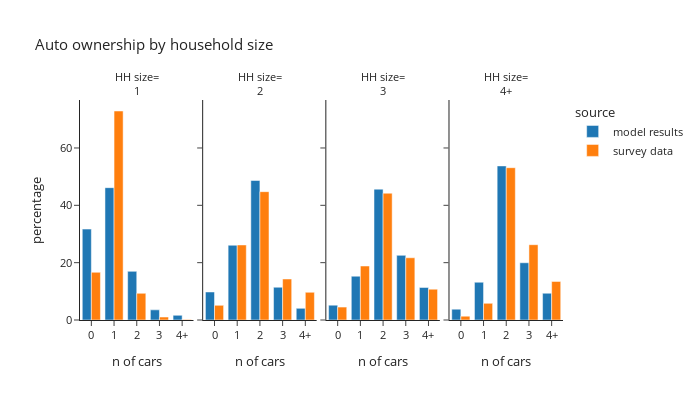

Notebook cell for this chart:
### Code cell
plot_auto(hh_data,'hhsize_simple','household size', 'HH size')

### Figure 1 — Plotly figure (JSON) as saved in the notebook; plotly's stock layout.template omitted (floating-point values rounded to 4 significant figures)
{"data": [{"alignmentgroup": "True", "hovertemplate": "source=model results<br>hhsize_simple=1<br>auto_ownership_simple=%{x}<br>percentage=%{y}<extra></extra>", "legendgroup": "model results", "marker": {"color": "#1F77B4", "pattern": {"shape": ""}}, "name": "model results", "offsetgroup": "model results", "orientation": "v", "showlegend": true, "textposition": "auto", "type": "bar", "x": ["0", "1", "2", "3", "4+"], "xaxis": "x", "y": [31.7, 46.15, 16.97, 3.54, 1.634], "yaxis": "y"}, {"alignmentgroup": "True", "hovertemplate": "source=model results<br>hhsize_simple=2<br>auto_ownership_simple=%{x}<br>percentage=%{y}<extra></extra>", "legendgroup": "model results", "marker": {"color": "#1F77B4", "pattern": {"shape": ""}}, "name": "model results", "offsetgroup": "model results", "orientation": "v", "showlegend": false, "textposition": "auto", "type": "bar", "x": ["0", "1", "2", "3", "4+"], "xaxis": "x2", "y": [9.778, 26.07, 48.66, 11.43, 4.057], "yaxis": "y2"}, {"alignmentgroup": "True", "hovertemplate": "source=model results<br>hhsize_simple=3<br>auto_ownership_simple=%{x}<br>percentage=%{y}<extra></extra>", "legendgroup": "model results", "marker": {"color": "#1F77B4", "pattern": {"shape": ""}}, "name": "model results", "offsetgroup": "model results", "orientation": "v", "showlegend": false, "textposition": "auto", "type": "bar", "x": ["0", "1", "2", "3", "4+"], "xaxis": "x3", "y": [5.183, 15.28, 45.64, 22.55, 11.35], "yaxis": "y3"}, {"alignmentgroup": "True", "hovertemplate": "source=model results<br>hhsize_simple=4+<br>auto_ownership_simple=%{x}<br>percentage=%{y}<extra></extra>", "legendgroup": "model results", "marker": {"color": "#1F77B4", "pattern": {"shape": ""}}, "name": "model results", "offsetgroup": "model results", "orientation": "v", "showlegend": false, "textposition": "auto", "type": "bar", "x": ["0", "1", "2", "3", "4+"], "xaxis": "x4", "y": [3.776, 13.18, 53.74, 19.97, 9.338], "yaxis": "y4"}, {"alignmentgroup": "True", "hovertemplate": "source=survey data<br>hhsize_simple=1<br>auto_ownership_simple=%{x}<br>percentage=%{y}<extra></extra>", "legendgroup": "survey data", "marker": {"color": "#FF7F0E", "pattern": {"shape": ""}}, "name": "survey data", "offsetgroup": "survey data", "orientation": "v", "showlegend": true, "textposition": "auto", "type": "bar", "x": ["0", "1", "2", "3", "4+"], "xaxis": "x", "y": [16.63, 72.9, 9.307, 1.027, 0.1358], "yaxis": "y"}, {"alignmentgroup": "True", "hovertemplate": "source=survey data<br>hhsize_simple=2<br>auto_ownership_simple=%{x}<br>percentage=%{y}<extra></extra>", "legendgroup": "survey data", "marker": {"color": "#FF7F0E", "pattern": {"shape": ""}}, "name": "survey data", "offsetgroup": "survey data", "orientation": "v", "showlegend": false, "textposition": "auto", "type": "bar", "x": ["0", "1", "2", "3", "4+"], "xaxis": "x2", "y": [5.103, 26.17, 44.76, 14.3, 9.657], "yaxis": "y2"}, {"alignmentgroup": "True", "hovertemplate": "source=survey data<br>hhsize_simple=3<br>auto_ownership_simple=%{x}<br>percentage=%{y}<extra></extra>", "legendgroup": "survey data", "marker": {"color": "#FF7F0E", "pattern": {"shape": ""}}, "name": "survey data", "offsetgroup": "survey data", "orientation": "v", "showlegend": false, "textposition": "auto", "type": "bar", "x": ["0", "1", "2", "3", "4+"], "xaxis": "x3", "y": [4.497, 18.83, 44.22, 21.7, 10.75], "yaxis": "y3"}, {"alignmentgroup": "True", "hovertemplate": "source=survey data<br>hhsize_simple=4+<br>auto_ownership_simple=%{x}<br>percentage=%{y}<extra></extra>", "legendgroup": "survey data", "marker": {"color": "#FF7F0E", "pattern": {"shape": ""}}, "name": "survey data", "offsetgroup": "survey data", "orientation": "v", "showlegend": false, "textposition": "auto", "type": "bar", "x": ["0", "1", "2", "3", "4+"], "xaxis": "x4", "y": [1.339, 5.811, 53.12, 26.27, 13.46], "yaxis": "y4"}], "layout": {"annotations": [{"font": {}, "showarrow": false, "text": "HH size=<br>1", "x": 0.1175, "xanchor": "center", "xref": "paper", "y": 1.0, "yanchor": "bottom", "yref": "paper"}, {"font": {}, "showarrow": false, "text": "HH size=<br>2", "x": 0.3725, "xanchor": "center", "xref": "paper", "y": 1.0, "yanchor": "bottom", "yref": "paper"}, {"font": {}, "showarrow": false, "text": "HH size=<br>3", "x": 0.6275, "xanchor": "center", "xref": "paper", "y": 1.0, "yanchor": "bottom", "yref": "paper"}, {"font": {}, "showarrow": false, "text": "HH size=<br>4+", "x": 0.8825, "xanchor": "center", "xref": "paper", "y": 1.0, "yanchor": "bottom", "yref": "paper"}], "barmode": "group", "font": {"size": 11}, "height": 400, "legend": {"title": {"text": "source"}, "tracegroupgap": 0}, "title": {"text": "Auto ownership by household size"}, "width": 700, "xaxis": {"anchor": "y", "domain": [0.0, 0.235], "title": {"text": "n of cars"}}, "xaxis2": {"anchor": "y2", "domain": [0.255, 0.49], "matches": "x", "title": {"text": "n of cars"}}, "xaxis3": {"anchor": "y3", "domain": [0.51, 0.745], "matches": "x", "title": {"text": "n of cars"}}, "xaxis4": {"anchor": "y4", "domain": [0.765, 1.0], "matches": "x", "title": {"text": "n of cars"}}, "yaxis": {"anchor": "x", "domain": [0.0, 1.0], "title": {"text": "percentage"}}, "yaxis2": {"anchor": "x2", "domain": [0.0, 1.0], "matches": "y", "showticklabels": false}, "yaxis3": {"anchor": "x3", "domain": [0.0, 1.0], "matches": "y", "showticklabels": false}, "yaxis4": {"anchor": "x4", "domain": [0.0, 1.0], "matches": "y", "showticklabels": false}}}
